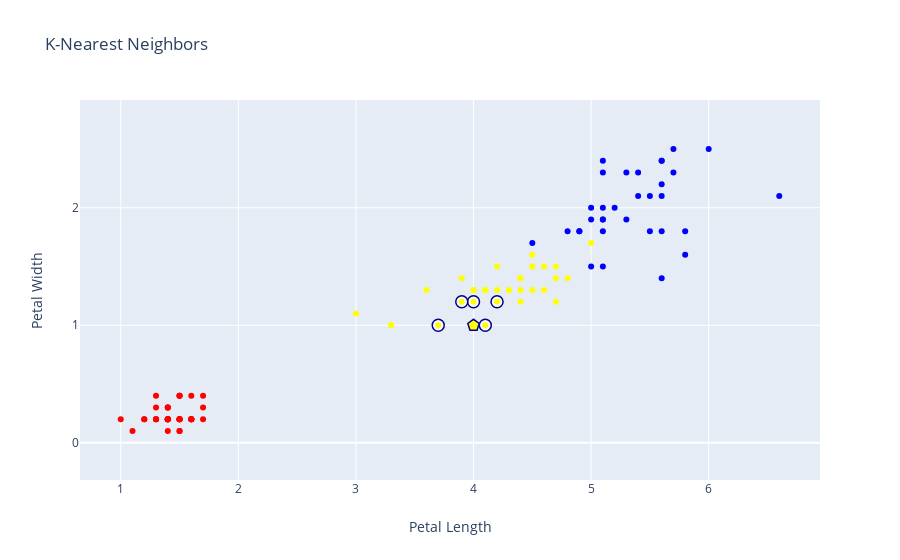

Notebook code for this chart:
### Code cell
# Display those neighbors in a scatterplot using plotly dash

trace1 = go.Scatter(
    x = X_train['pl'],
    y = X_train['pw'],
    mode = 'markers',
    marker=dict(
        color=X_train['species'],
        colorscale=['red', 'yellow', 'blue'],)
)
trace0 = go.Scatter(
    x = df_neighbors['pl'],
    y = df_neighbors['pw'],
    mode = 'markers',
    marker=dict(
        size=12,
        color='#F8F9F9',        
        line=dict(
            color='darkblue',
            width=1.5),        
    )
)
trace2 = go.Scatter(
    x = [new_observation0[0][0]],
    y = [new_observation0[0][1]],
    mode = 'markers',
    marker=dict(
        size=12,
        color=prediction,
        colorscale=['pink', 'yellow', 'lightblue'],  
        symbol = 'pentagon',
        line=dict(
            color='darkblue',
            width=1.5),        
    )
)

data=[trace0, trace1, trace2]

layout = go.Layout(
    title = 'K-Nearest Neighbors', # Graph title
    xaxis = dict(title = 'Petal Length'), # x-axis label
    yaxis = dict(title = 'Petal Width'), # y-axis label
    hovermode ='closest' # handles multiple points landing on the same vertical
)
fig = go.Figure(data=data, layout=layout)
fig.update_xaxes(tick0=3, dtick=1)
fig.update_yaxes(tick0=3, dtick=1)
fig.update_layout(
    showlegend=False,
#     width = 800,
#     height = 800,
    yaxis = dict(
      scaleanchor = "x",
      scaleratio = 1,
    )
)

iplot(fig)

### Figure 1 — Plotly figure (JSON) as saved in the notebook; plotly's stock layout.template omitted (floating-point values rounded to 4 significant figures)
{"data": [{"marker": {"color": "#F8F9F9", "line": {"color": "darkblue", "width": 1.5}, "size": 12}, "mode": "markers", "type": "scatter", "x": [4.1, 4, 3.9, 4.2, 3.7], "y": [1, 1.2, 1.2, 1.2, 1]}, {"marker": {"color": [0, 0, 1, 1, 0, 0, 0, 2, 0, 1, 1, 0, 1, 2, 1, 0, 2, 0, 1, 2, 2, 0, 2, 2, 0, 1, 2, 2, 2, 0, 0, 2, 1, 1, 2, 1, 2, 2, 1, 1, 0, 1, 2, 0, 1, 1, 0, 1, 2, 2, 2, 2, 1, 2, 0, 1, 0, 2, 2, 0, 2, 1, 2, 1, 2, 0, 1, 0, 0, 0, 0, 1, 0, 0, 1, 1, 0, 2, 0, 0, 1, 2, 2, 1, 2, 1, 0, 0, 1, 2, 1, 0, 0, 2, 0, 1, 2, 0, 0, 0, 1, 2, 1, 0, 0], "colorscale": [[0, "red"], [0.5, "yellow"], [1, "blue"]]}, "mode": "markers", "type": "scatter", "x": [1.5, 1.7, 4.1, 4.2, 1.4, 1.3, 1.5, 5.3, 1.4, 3, 3.3, 1.6, 4.5, 5.6, 4.6, 1.4, 5.7, 1.2, 4.8, 5.8, 5.1, 1.3, 5.6, 5.3, 1.2, 4, 5.1, 5, 5.8, 1.5, 1.4, 4.8, 4.5, 3.7, 4.5, 3.3, 6, 5, 5, 4.7, 1.5, 4.2, 4.9, 1.5, 4.5, 4.1, 1.4, 4.1, 5.6, 5.1, 5.5, 5.1, 4.4, 5.6, 1.4, 3.9, 1.6, 5.6, 5.4, 1.5, 5.7, 4, 4.9, 4.3, 6.6, 1.4, 4.4, 1.5, 1.4, 1.6, 1.3, 4.4, 1.4, 1.6, 4.5, 4.2, 1.5, 5.2, 1.6, 1.4, 3.9, 5.1, 5.1, 4.4, 5.1, 3.6, 1.5, 1.7, 4.7, 5.5, 4, 1, 1.5, 5.6, 1.3, 4.6, 5, 1.3, 1.7, 1.4, 4.3, 5.4, 4.7, 1.1, 1.6], "y": [0.4, 0.3, 1.3, 1.3, 0.2, 0.3, 0.4, 2.3, 0.2, 1.1, 1, 0.2, 1.5, 1.4, 1.3, 0.2, 2.5, 0.2, 1.4, 1.6, 1.8, 0.2, 1.8, 1.9, 0.2, 1.2, 2, 1.5, 1.8, 0.2, 0.3, 1.8, 1.5, 1, 1.7, 1, 2.5, 2, 1.7, 1.2, 0.1, 1.5, 1.8, 0.2, 1.3, 1, 0.2, 1.3, 2.4, 1.9, 2.1, 2.3, 1.4, 2.2, 0.1, 1.4, 0.2, 2.1, 2.3, 0.2, 2.3, 1.3, 1.8, 1.3, 2.1, 0.3, 1.3, 0.1, 0.2, 0.2, 0.2, 1.2, 0.2, 0.4, 1.6, 1.2, 0.4, 2, 0.2, 0.3, 1.2, 1.9, 2.4, 1.4, 1.5, 1.3, 0.2, 0.2, 1.4, 1.8, 1.3, 0.2, 0.2, 2.4, 0.2, 1.5, 1.9, 0.4, 0.4, 0.2, 1.3, 2.1, 1.5, 0.1, 0.2]}, {"marker": {"color": [1], "colorscale": [[0, "pink"], [0.5, "yellow"], [1, "lightblue"]], "line": {"color": "darkblue", "width": 1.5}, "size": 12, "symbol": "pentagon"}, "mode": "markers", "type": "scatter", "x": [4], "y": [1]}], "layout": {"hovermode": "closest", "showlegend": false, "title": {"text": "K-Nearest Neighbors"}, "xaxis": {"dtick": 1, "tick0": 3, "title": {"text": "Petal Length"}}, "yaxis": {"dtick": 1, "scaleanchor": "x", "scaleratio": 1, "tick0": 3, "title": {"text": "Petal Width"}}}}
